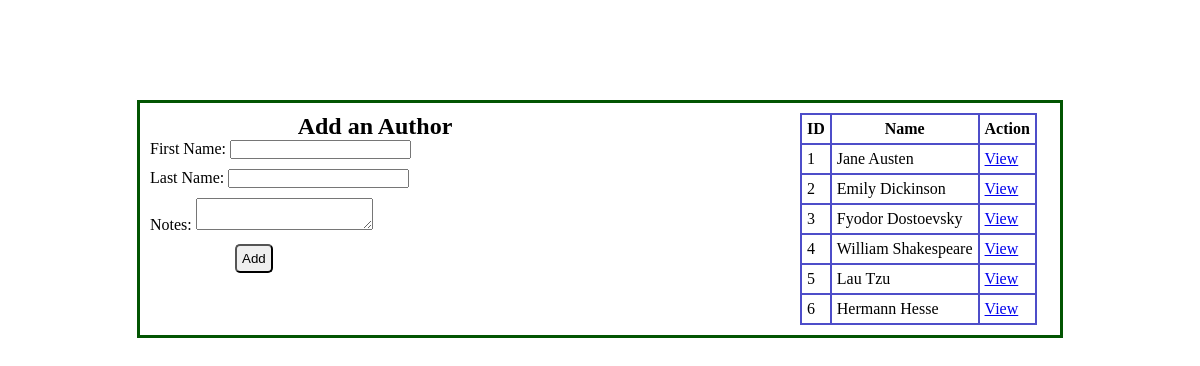
The app's page /authors with its own data.
### books_authors_app/models.py (models this page shows)
class Author(models.Model):
    first_name = models.CharField(max_length=45)
    last_name = models.CharField(max_length=45)
    notes = models.TextField()
    books = models.ManyToManyField(Book, related_name="authors")
    created_at = models.DateTimeField(auto_now_add=True)
    updated_at = models.DateTimeField(auto_now=True)

### books_authors_app/views.py (the view)
# urls.py: path('authors', views.authors),
def authors(request):
    context = {
        "all_the_authors": Author.objects.all()
    }
    return render(request, "authors.html", context)

### books_authors_app/templates/authors.html (shortened to what this page needs)
<!DOCTYPE html>
<html lang="en">
    <head>
        {% load static %}
        <link rel="stylesheet" href="{% static 'css/style.css' %}">
    </head>
    <body>
        <div id="wrapper">
            <div id="form">
                <h2>Add an Author</h2>
                <form action="/new_author" method="POST">
                    <p>First Name: <input id="fn_input" name = "first_name" type="text" required></p>
                    <p>Last Name: <input id="ln_input" name = "last_name" type="text" required></p>
                    <p>Notes: <textarea name = "notes" required></textarea></p>
                    <button type="submit">Add</button>
                </form>
            </div>
            <div id="table">
                <table>
                    <tr>
                        <th>ID</th>
                        <th>Name</th>
                        <th>Action</th>
                    </tr>
                    {% for author in all_the_authors %}
                        <tr>
                            <td>{{author.id}}</td>
                            <td>{{author.first_name}} {{author.last_name}}</td>
                            <td><a href= "/authors/{{author.id}}">View</a></td>
                        </tr>
                    {% endfor %}
                </table>
            </div>
        </div>
    </body>
</html>

### books_authors_app/static/css/style.css (style rules this page uses)
* { margin: 0; padding: 0; }
#wrapper { width: 900px; margin: 100px auto; display: flex; padding: 10px; border: 3px solid rgb(2, 85, 2); }
#form { flex: 1; }
h2 { text-align: center; }
p { margin-bottom: 10px; }
button { margin-left: 85px; padding: 5px; border-radius: 5px; }
#table { flex: 1; width: 100%; }
table { margin-left: 200px; border-collapse: collapse; }
table, th, td { border: 2px solid rgb(77, 77, 201) }
th, td { padding: 5px; }

### records on screen
Author: id "1", first_name "Jane", last_name "Austen"
Author: id "2", first_name "Emily", last_name "Dickinson"
Author: id "3", first_name "Fyodor", last_name "Dostoevsky"
Author: id "4", first_name "William", last_name "Shakespeare"
Author: id "5", first_name "Lau", last_name "Tzu"
Author: id "6", first_name "Hermann", last_name "Hesse"
